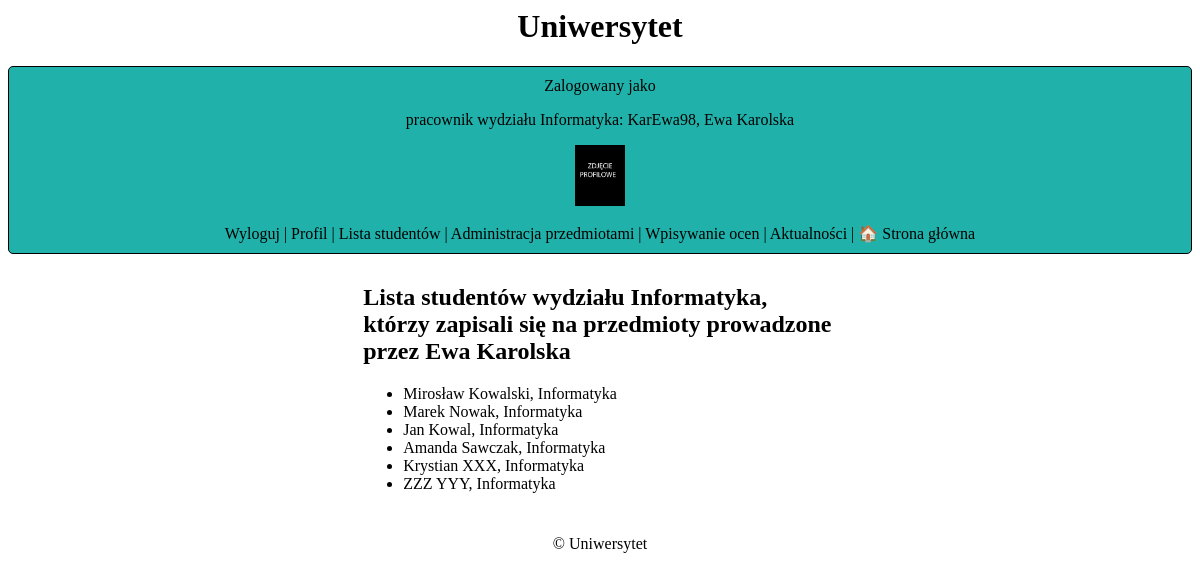
Page /users/ (signed in) on the committed database.
### uczelnia/models.py (models this page shows, shortened)
class CustomUser(AbstractUser):
    first_name = models.CharField(max_length=100, blank=False, null=False)
    last_name = models.CharField(max_length=100, blank=False, null=False)
    avatar = models.ImageField(default='default.png', upload_to='profile_pics')
    birthday = models.DateField(default=date(2000, 1, 1))
    phone = models.CharField(max_length=9, blank=False)
    address = models.CharField(max_length=100, blank=False)
    semester = models.CharField(max_length=100, default="2023/2024")  # semestr na którym jest student
    department = models.ForeignKey(Department, on_delete=models.CASCADE,
                                   null=False)  # w jakim wydziale studiuje student lub zatrudniony jest pracownik
    is_employee = models.BooleanField(default=False)  # czy użytkownik jest pracownikiem
    is_verified = models.BooleanField(default=False) #veryfikacja przez admina

class Department(models.Model):
    name = models.CharField(max_length=100, blank=False, null=False)
    def __str__(self):
        return self.name

### uczelnia/views.py (the view)
# urls.py: path('users/', UserListView.as_view(), name='user_list'),
class UserListView(ListView):
    model = CustomUser
    template_name = 'user_list.html'
    def get_queryset(self):
        users = CustomUser.objects.filter(
            Q(department=self.request.user.department) & Q(education__subject__teacher=self.request.user)).distinct()
        return users

### uczelnia/templates/user_list.html
{% extends 'base.html' %}
{% block content %}
  <h2>Lista studentów wydziału {{user.department}}, którzy zapisali się na przedmioty prowadzone przez {{user.first_name}} {{user.last_name}}</h2>
  <ul>
    {% for u in customuser_list %}
        <li><a href="{% url 'user_details' pk=u.pk %}">{{ u.first_name }} {{ u.last_name }}, {{u.department}}</a></li>
    {% endfor %}
  </ul>
{% endblock %}

### uczelnia/templates/base.html
{% load static %}
<head>
  <link rel="stylesheet" href="{% static 'style.css' %}" />
</head>
<body>
  <center>
      <h1>Uniwersytet</h1>
      <header>
          {% if user.is_authenticated %}
          Zalogowany jako
        {% if user.is_superuser %}
          <p>Administrator: {{ user.username }}</p>
        {% elif user.is_employee %}
          <p>pracownik wydziału {{user.department}}: {{ user.username }}, {{user.first_name}} {{user.last_name}}</p>
        {% else %}
          <p>student wydziału {{user.department}}: {{ user.username }}, {{user.first_name}} {{user.last_name}}, semestr {{user.semester}}</p>
        {% endif %}
        <img src="{{user.avatar.url}}" width="50px">
<br>  <br>
      <a href="{% url 'logout' %}">Wyloguj</a>
      |
      <a href="{% url 'edit_profile' %}">Profil</a>
      |
        {% if user.is_superuser %}
          <p>Administrator: {{ user.username }}</p>
            <a href="{% url 'admin_home' %}">Panel Administratora</a> |
          <a href="{% url 'verification_list' %}">Weryfikacja użytkowników</a> |
            <a href="{% url 'news_list' %}">Aktualności</a>
        {% elif user.is_employee %}
              <a href="{% url 'user_list' %}">Lista studentów</a>
               |
              <a href="{% url 'subject_list' %}">Administracja przedmiotami</a>
              |
              <a href="{% url 'education_list' %}">Wpisywanie ocen</a> |
            <a href="{% url 'news_list' %}">Aktualności</a>
        {% else %}
              <a href="{% url 'education_list' %}">Nauka</a> |
            <a href="{% url 'news_list' %}">Aktualności</a>
        {% endif %}
      {% else %}
      <p>Nie jesteś zalogowany</p>
      <a href="{% url 'login' %}">Logowanie</a>|
      <a href="{% url 'signup' %}">Rejestracja</a>
      {% endif %} |
      <a href="{% url 'home' %}">🏠 Strona główna</a>
    </header>
  </center>
  <main class="center">{% block content %} {% endblock %}</main>
  <center>
    <footer>
      <p>&copy; {{ year }} Uniwersytet</p>
    </footer>
  </center>
</body>

### uczelnia/static/style.css (style rules this page uses)
body { font-family: verdana; }
a:link { color: #000000; text-decoration: none; }
.center { margin: auto; width: 40%; padding: 10px; }
header { margin-left: auto; margin-right: auto; background-color: lightseagreen; border-radius: 5px; border: #000000 1px solid; padding: 10px; }
main { margin-left: auto; margin-right: auto; }
footer { margin-left: auto; margin-right: auto; }

### rows in the picture
CustomUser: department "Informatyka", username "KarEwa98", first_name "Ewa", last_name "Karolska", avatar (picture)
CustomUser: first_name "Mirosław", last_name "Kowalski", department "Informatyka"
CustomUser: first_name "Marek", last_name "Nowak", department "Informatyka"
CustomUser: first_name "Jan", last_name "Kowal", department "Informatyka"
CustomUser: first_name "Amanda", last_name "Sawczak", department "Informatyka"
CustomUser: first_name "Krystian", last_name "XXX", department "Informatyka"
CustomUser: first_name "ZZZ", last_name "YYY", department "Informatyka"
